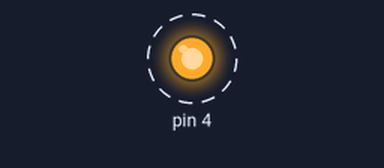
The program below on a simulated Arduino Nano, built with avr-gcc and run on an emulated ATmega328P. Shown: output pins drawn as LEDs (lit = HIGH). Dashed ring = blinking. What the program prints to the serial monitor is not drawn.

Above: at 0.1 s.
Timing chart, 0 to 3.0 s (numbered marks = the images above):
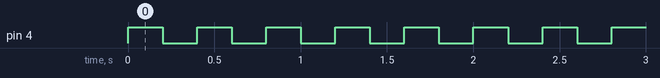

Measured:
- by itself, pin 4: alternates HIGH for 0.20 s and LOW for 0.20 s

The program:

main.cpp
```cpp
#include <Arduino.h>

void setup()
{
    Serial.begin(9600);
    pinMode(4, OUTPUT);
}

void loop()
{
    Serial.println("Hello World");
    digitalWrite(4, HIGH);
    delay(200);
    digitalWrite(4, LOW);
    delay(200);
}
```
